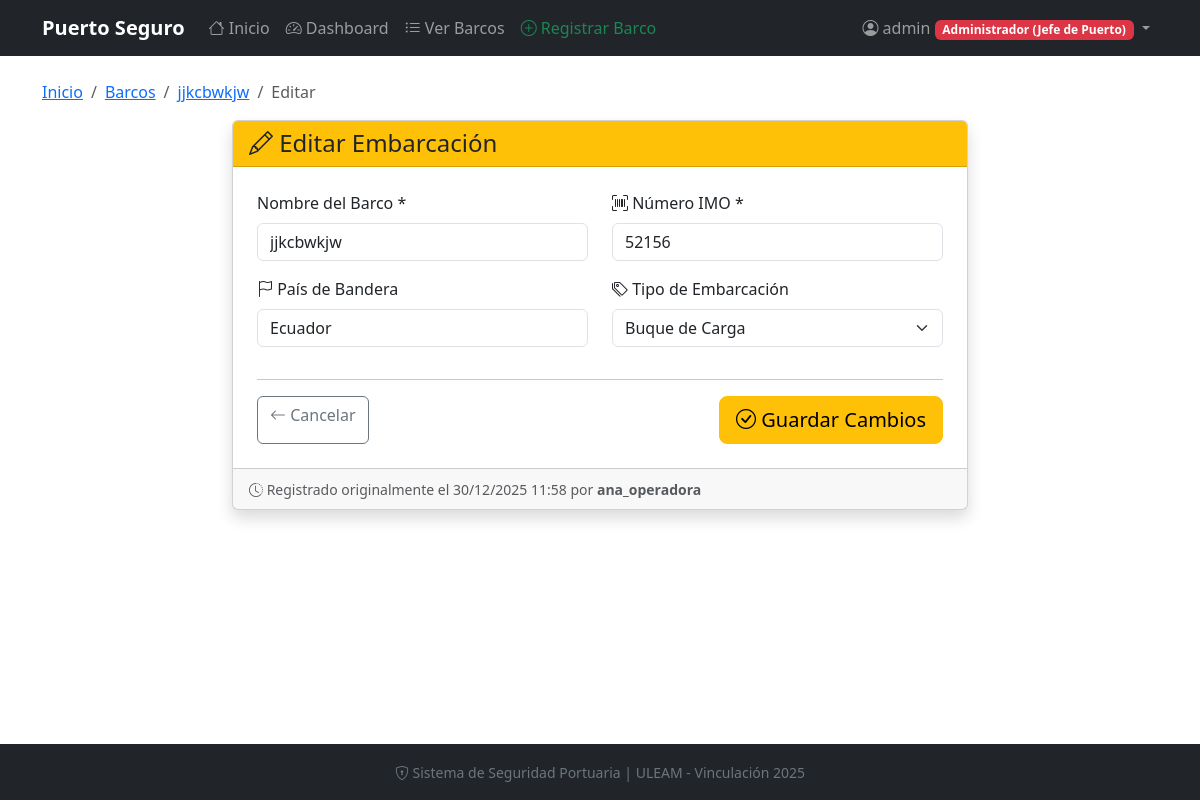
Screenshot of /barcos/4/editar/ (signed in) with the database file from the repository.
### core/models.py (models this page shows, shortened)
class Usuario(AbstractUser):
    ROLES = (
        ('admin', 'Administrador (Jefe de Puerto)'),
        ('operador', 'Operador (Registra Barcos)'),
        ('guardia', 'Guardia (Solo ve accesos)'),
    )
    rol = models.CharField(
        max_length=20,
        choices=ROLES,
        default='guardia',
        verbose_name='Rol del Usuario',
        help_text='Define los permisos del usuario en el sistema'
    )
    class Meta:
        verbose_name = 'Usuario'
        verbose_name_plural = 'Usuarios'

class Barco(models.Model):
    nombre = models.CharField(
        max_length=100,
        verbose_name='Nombre del Barco'
    )
    imo = models.CharField(
        max_length=20,
        unique=True,
        verbose_name='Número IMO',
        help_text='Número de identificación marítima internacional (único)'
    )
    bandera = models.CharField(
        max_length=50,
        verbose_name='País de Bandera',
        default='Ecuador'
    )
    tipo = models.CharField(
        max_length=50,
        choices=[
            ('carga', 'Buque de Carga'),
            ('pasajeros', 'Buque de Pasajeros'),
            ('petrolero', 'Petrolero'),
            ('pesquero', 'Pesquero'),
            ('otro', 'Otro'),
        ],
        default='carga',
        verbose_name='Tipo de Embarcación'
    )
    fecha_llegada = models.DateTimeField(
        auto_now_add=True,
        verbose_name='Fecha de Registro'
    )
    registrado_por = models.ForeignKey(
        Usuario,
        on_delete=models.SET_NULL,
        null=True,
        verbose_name='Registrado por',
        related_name='barcos_registrados'
    )
    class Meta:
        verbose_name = 'Barco'
        verbose_name_plural = 'Barcos'
        ordering = ['-fecha_llegada']

### core/views.py (the view)
# urls.py: path('barcos/<int:pk>/editar/', views.editar_barco, name='editar_barco'),
@login_required
@user_passes_test(es_operador, login_url='home')
def editar_barco(request, pk):
    from django.shortcuts import get_object_or_404
    barco = get_object_or_404(Barco, pk=pk)
    if request.method == 'POST':
        form = BarcoForm(request.POST, instance=barco)
        if form.is_valid():
            form.save()
            messages.success(request, f'✅ Barco "{barco.nombre}" actualizado.')
            return redirect('lista_barcos')
    else:
        form = BarcoForm(instance=barco)
    return render(request, 'editar_barco.html', {'form': form, 'barco': barco})

### core/forms.py
class BarcoForm(forms.ModelForm):
    class Meta:
        model = Barco
        fields = ['nombre', 'imo', 'bandera', 'tipo']
        widgets = {
            'nombre': forms.TextInput(attrs={
                'class': 'form-control',
                'placeholder': 'Ej: MSC Esperanza'
            }),
            'imo': forms.TextInput(attrs={
                'class': 'form-control',
                'placeholder': 'Ej: 9484525'
            }),
            'bandera': forms.TextInput(attrs={
                'class': 'form-control',
                'placeholder': 'Ej: Panamá'
            }),
            'tipo': forms.Select(attrs={
                'class': 'form-select'
            }),
        }
        help_texts = {
            'imo': 'Número único de 7 dígitos asignado por la OMI',
        }

### core/views.py (called while the page is built)
def es_operador(user):
    return user.rol in ('operador', 'admin') or user.is_superuser

### templates/editar_barco.html (shortened to what this page needs)
{% extends 'base.html' %}
{% block content %}
<div class="container py-4">
    <nav aria-label="breadcrumb">
        <ol class="breadcrumb">
            <li class="breadcrumb-item"><a href="{% url 'home' %}">Inicio</a></li>
            <li class="breadcrumb-item"><a href="{% url 'lista_barcos' %}">Barcos</a></li>
            <li class="breadcrumb-item"><a href="{% url 'detalle_barco' barco.pk %}">{{ barco.nombre }}</a></li>
            <li class="breadcrumb-item active">Editar</li>
        </ol>
    </nav>
    <div class="row justify-content-center">
        <div class="col-md-8">
            <div class="card shadow">
                <div class="card-header bg-warning text-dark">
                    <h4 class="mb-0">
                        <i class="bi bi-pencil"></i> Editar Embarcación
                    </h4>
                </div>
                <div class="card-body p-4">
                    <form method="post" novalidate>
                        <div class="row">
                            <div class="col-md-6 mb-3">
                                <label for="id_nombre" class="form-label">
                                     Nombre del Barco *
                                </label>
                                {{ form.nombre }}
                            </div>
                            <div class="col-md-6 mb-3">
                                <label for="id_imo" class="form-label">
                                    <i class="bi bi-upc-scan"></i> Número IMO *
                                </label>
                                {{ form.imo }}
                            </div>
                        </div>
                        <div class="row">
                            <div class="col-md-6 mb-3">
                                <label for="id_bandera" class="form-label">
                                    <i class="bi bi-flag"></i> País de Bandera
                                </label>
                                {{ form.bandera }}
                            </div>
                            <div class="col-md-6 mb-3">
                                <label for="id_tipo" class="form-label">
                                    <i class="bi bi-tags"></i> Tipo de Embarcación
                                </label>
                                {{ form.tipo }}
                            </div>
                        </div>
                        <hr>
                        <div class="d-flex justify-content-between">
                            <a href="{% url 'detalle_barco' barco.pk %}" class="btn btn-outline-secondary">
                                <i class="bi bi-arrow-left"></i> Cancelar
                            </a>
                            <button type="submit" class="btn btn-warning btn-lg">
                                <i class="bi bi-check-circle"></i> Guardar Cambios
                            </button>
                        </div>
                    </form>
                </div>
                <div class="card-footer text-muted">
                    <small>
                        <i class="bi bi-clock-history"></i>
                        Registrado originalmente el {{ barco.fecha_llegada|date:"d/m/Y H:i" }}
                        {% if barco.registrado_por %}
                        por <strong>{{ barco.registrado_por.username }}</strong>
                        {% endif %}
                    </small>
                </div>
            </div>
        </div>
    </div>
</div>
{% endblock %}

### templates/base.html (shortened to what this page needs)
{% load static %}
<!DOCTYPE html>
<html lang="es">
<head>
    <link href="https://cdn.jsdelivr.net/npm/bootstrap@5.3.2/dist/css/bootstrap.min.css" rel="stylesheet">
    <link href="https://cdn.jsdelivr.net/npm/bootstrap-icons@1.11.1/font/bootstrap-icons.css" rel="stylesheet">
</head>
<body>
    <nav class="navbar navbar-expand-lg navbar-dark bg-dark">
        <div class="container">
            <a class="navbar-brand" href="{% url 'home' %}">
                 Puerto Seguro
            </a>
            <div class="collapse navbar-collapse" id="navbarNav">
                <ul class="navbar-nav me-auto">
                    <li class="nav-item">
                        <a class="nav-link" href="{% url 'home' %}">
                            <i class="bi bi-house"></i> Inicio
                        </a>
                    </li>
                    {% if user.is_authenticated %}
                    <li class="nav-item">
                        <a class="nav-link" href="{% url 'dashboard' %}">
                            <i class="bi bi-speedometer2"></i> Dashboard
                        </a>
                    </li>
                    <li class="nav-item">
                        <a class="nav-link" href="{% url 'lista_barcos' %}">
                            <i class="bi bi-list-ul"></i> Ver Barcos
                        </a>
                    </li>
                    {% if user.rol == 'operador' or user.rol == 'admin' or user.is_superuser %}
                    <li class="nav-item">
                        <a class="nav-link text-success" href="{% url 'crear_barco' %}">
                            <i class="bi bi-plus-circle"></i> Registrar Barco
                        </a>
                    </li>
                    {% endif %}
                    {% endif %}
                </ul>
                <ul class="navbar-nav">
                    {% if user.is_authenticated %}
                    <li class="nav-item dropdown">
                        <a class="nav-link dropdown-toggle" href="#" id="userDropdown" role="button"
                            data-bs-toggle="dropdown" aria-expanded="false">
                            <i class="bi bi-person-circle"></i>
                            {{ user.username }}
                            <span class="badge badge-{{ user.rol }}">
                                {{ user.get_rol_display }}
                            </span>
                        </a>
                    </li>
                    {% else %}
                    <li class="nav-item">
                        <a class="nav-link" href="{% url 'login' %}">
                            <i class="bi bi-box-arrow-in-right"></i> Iniciar Sesión
                        </a>
                    </li>
                    {% endif %}
                </ul>
            </div>
        </div>
    </nav>
    <main>
        {% block content %}{% endblock %}
    </main>
    <footer class="mt-auto">
        <div class="container text-center">
            <small>
                <i class="bi bi-shield-lock"></i>
                Sistema de Seguridad Portuaria | ULEAM - Vinculación 2025
            </small>
        </div>
    </footer>
</body>
</html>

### templates/base.html (style rules this page uses)
:root { --primary-color: #0d6efd; --secondary-color: #6c757d; --success-color: #198754; --warning-color: #ffc107; --danger-color: #dc3545; }
body { min-height: 100vh; display: flex; flex-direction: column; }
.navbar-brand { font-weight: bold; }
main { flex: 1; }
.badge-admin { background-color: var(--danger-color); }
footer { background-color: #212529; color: #6c757d; padding: 1rem 0; }

### rows the page displays
Usuario: username "admin", rol "Administrador (Jefe de Puerto)"
Barco: nombre "jjkcbwkjw", imo "52156", bandera "Ecuador", tipo "Buque de Carga", fecha_llegada "30/12/2025 11:58", registrado_por.username "ana_operadora"
